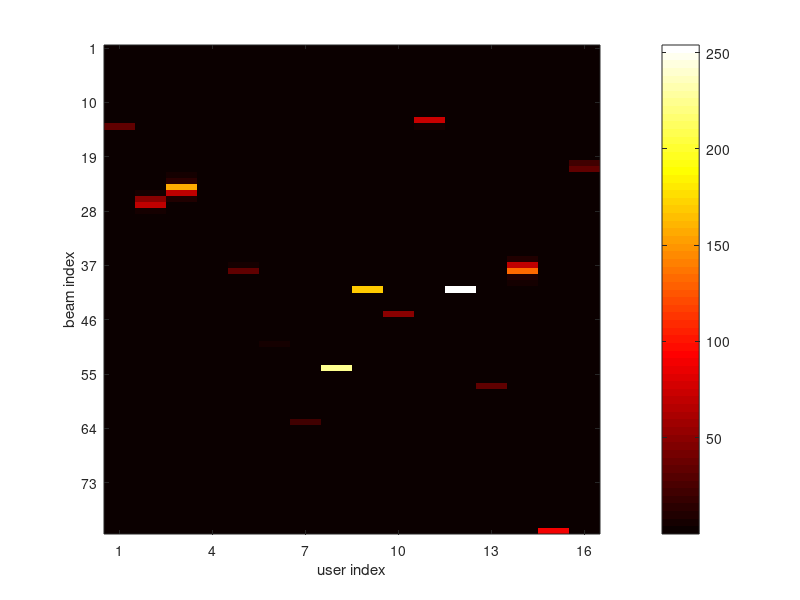

Recreate this plot in MATLAB.
% mmWave BeamSpace MIMO channel with ULA
clear;close all;clc;

% parameters settings
N = 81;   % TX antenna nums
K = 16;   % user nums
L = 2;    % NLOS path nums
%SNR = 30; % SNR in dB
var = [1, 0.01, 0.01]; % channel attenuation

% original channel matrix
H = zeros(N, K);

% set Only LOS components
%L = 0;

for k=1:K
    % random distribution of channel parameters
    theta = rand(1, L+1)-0.5;
    beta = sqrt(var/2).*(randn(1, L+1) +1i*randn(1, L+1));
    % array steering vector
    a = exp(-2*1i*pi*theta'*((0:N-1)-(N-1)/2))';
    
    h_k = zeros(N, 1);
    for l=1:L+1
        h_k = h_k + kron(beta(:,l), a(:,l));
    end
    H(:, k) = h_k;
end

%disp(H);
%save('ori_H.mat', 'H')

% construct U matrix for beamspace
U = zeros(N, N);
theta_b = ((1:N)-(N+1)/2)/N;
for n=1:N
    a_b = exp(-2*1i*pi*theta_b(n)*((0:N-1)-(N-1)/2))';
    U(:, n) = sqrt(1/N)*a_b;
end

% beamspace channel matrix
H_b = U*H;
P = abs(H_b).^2;

figure(1);
colormap('hot');
imagesc(P);
colorbar;
set(gca, 'xtick', 1:3:K);
set(gca, 'ytick', 1:9:N);
xlabel('user index');
ylabel('beam index');

% Maximum Magnitude Selection
IndexSet=[];
%Index = cell(K, 1);
for k=1:K
    eta = 0.5;     % threshhold
    %max_k = max(P(:, k));
    sum_k = sum(P(:, k));
    index_k = [];  % index set
    [V, I] = sort(P(:, k),'descend');
    v = 0;
    for n=1:N
        %if P(n, k) >= eta*max_k
            %index_k = [index_k  n];
        %end
        v = v + V(n);
        if v >= 0.9*sum_k
            index_k = I(1:n);
            break;
        end
    end
    % merge all index
    IndexSet = union(IndexSet, index_k);
    %Index(k) = {index_k};
end

% low-dimensional for corresponding to the selected beams
H_low = H_b(IndexSet, :);
% ZF precoding
%F_b = H_b*inv(H_b'*H_b);
%F_low = H_low*inv(H_low'*H_low);
%F_low = F_b(IndexSet, :);
